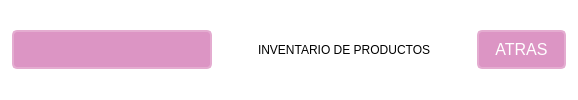
        <widget class="QFrame" name="frame_superior">
         <property name="minimumSize">
          <size>
           <width>0</width>
           <height>60</height>
          </size>
         </property>
         <property name="styleSheet">
          <string notr="true">QFrame{
/*background-color: rgb(235, 188, 220);*/
background-color: transparent;

}

QPushButton {
    border: 2px solid #e4acd0;
    border-radius: 5px;
    padding: 8px 16px;
    background-color: #dc95c4; /* Fondo */
    color: #ffffff; /* Color del texto */
    font-family: Arial, sans-serif;
    font-size: 16px;
}

QPushButton:hover {
    background-color: #dc84bc; /* Fondo al pasar el cursor */
}

QPushButton:pressed {
    background-color: #d484b4; /* Fondo al presionar */
}
QLabel {
	background-color:  rgb(235, 188, 220);
    font: 87 14pt &quot;Arial Black&quot;; /* Fuente Arial Black, peso 87 */
    color:rgb(0, 0, 0); /* Color de texto rgb(220, 132, 188) */
}</string>
         </property>
         <property name="frameShape">
          <enum>QFrame::StyledPanel</enum>
         </property>
         <property name="frameShadow">
          <enum>QFrame::Raised</enum>
         </property>
         <layout class="QHBoxLayout" name="horizontalLayout">
          <item>
           <widget class="QPushButton" name="menu_boton">
            <property name="minimumSize">
             <size>
              <width>200</width>
              <height>0</height>
             </size>
            </property>
            <property name="text">
             <string/>
            </property>
            <property name="icon">
             <iconset>
              <normaloff>../../../recursos/images/barra-de-menus.png</normaloff>../../../recursos/images/barra-de-menus.png</iconset>
            </property>
            <property name="iconSize">
             <size>
              <width>30</width>
              <height>30</height>
             </size>
            </property>
           </widget>
          </item>
          <item>
           <spacer name="horizontalSpacer">
            <property name="orientation">
             <enum>Qt::Horizontal</enum>
            </property>
            <property name="sizeHint" stdset="0">
             <size>
              <width>40</width>
              <height>20</height>
             </size>
            </property>
           </spacer>
          </item>
          <item>
           <widget class="QLabel" name="titulo_label">
            <property name="styleSheet">
             <string notr="true">background-color: transparent;</string>
            </property>
            <property name="text">
             <string>INVENTARIO DE PRODUCTOS</string>
            </property>
           </widget>
          </item>
          <item>
           <spacer name="horizontalSpacer_7">
            <property name="orientation">
             <enum>Qt::Horizontal</enum>
            </property>
            <property name="sizeHint" stdset="0">
             <size>
              <width>40</width>
              <height>20</height>
             </size>
            </property>
           </spacer>
          </item>
          <item>
           <widget class="QPushButton" name="atrasBtn">
            <property name="enabled">
             <bool>true</bool>
            </property>
            <property name="minimumSize">
             <size>
              <width>0</width>
              <height>0</height>
             </size>
            </property>
            <property name="maximumSize">
             <size>
              <width>115</width>
              <height>16777215</height>
             </size>
            </property>
            <property name="text">
             <string>ATRAS</string>
            </property>
            <property name="icon">
             <iconset>
              <normaloff>../../../recursos/images/arrow-left.png</normaloff>../../../recursos/images/arrow-left.png</iconset>
            </property>
            <property name="iconSize">
             <size>
              <width>25</width>
              <height>25</height>
             </size>
            </property>
           </widget>
          </item>
         </layout>
        </widget>
